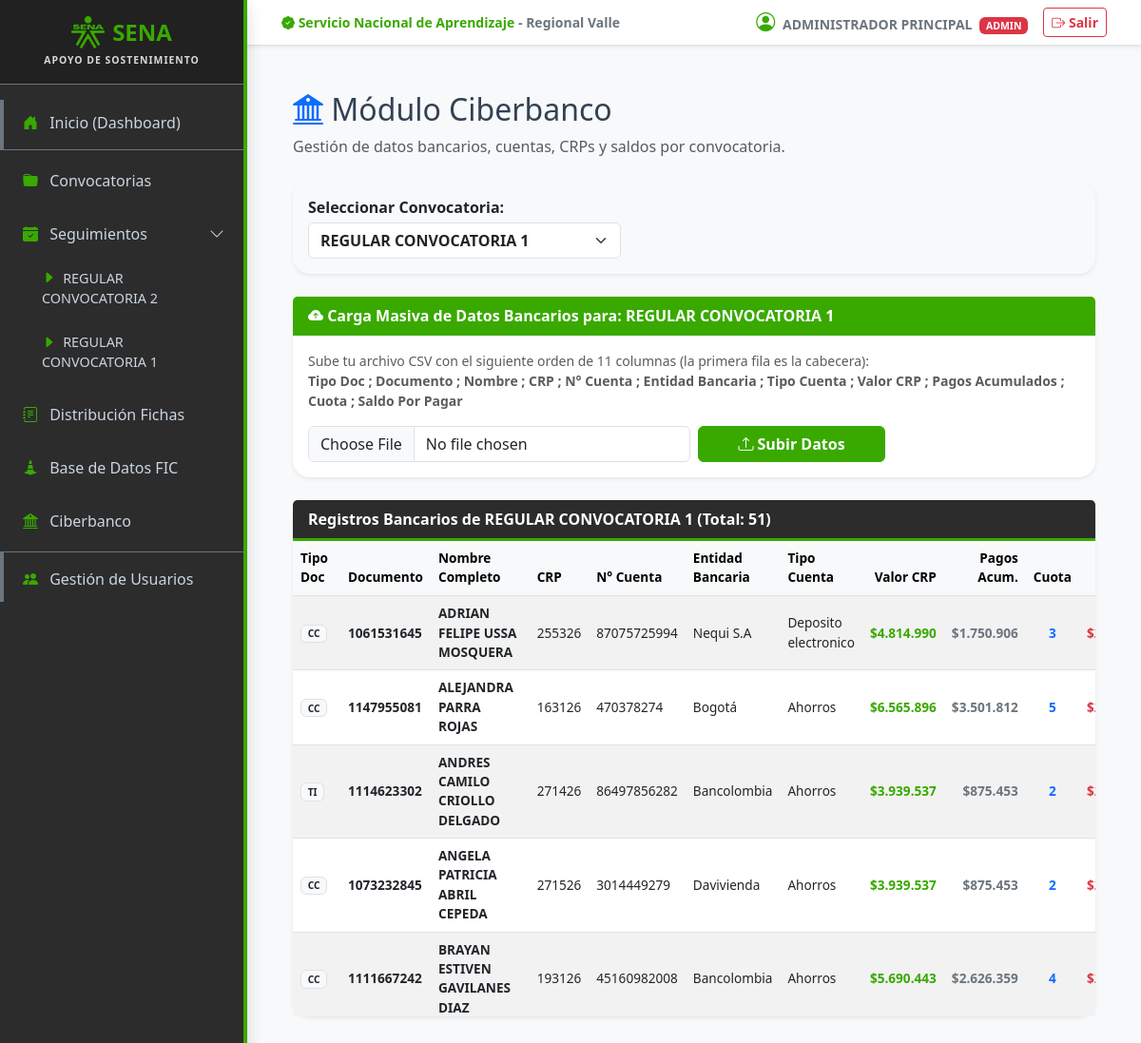
Screenshot of /modules/ciberbanco/index.php?convocatoria_id=1 (signed in) with the database file from the repository.
### tables this page shows
CREATE TABLE `convocatorias` (
  `id` int(10) UNSIGNED NOT NULL,
  `nombre` varchar(150) NOT NULL,
  `periodo` varchar(30) NOT NULL,
  `cupos` int(10) UNSIGNED NOT NULL DEFAULT 0,
  `presupuesto` decimal(15,2) NOT NULL DEFAULT 0.00,
  `created_at` timestamp NOT NULL DEFAULT current_timestamp()
);

CREATE TABLE `datos_bancarios_convocatoria` (
  `id` int(11) NOT NULL,
  `convocatoria_id` int(11) NOT NULL,
  `tipo_documento` varchar(10) DEFAULT NULL,
  `documento` varchar(20) NOT NULL,
  `nombre` varchar(150) DEFAULT NULL,
  `crp` varchar(50) DEFAULT NULL,
  `no_cuentas_bancarias` varchar(50) DEFAULT NULL,
  `entidad_bancaria` varchar(100) DEFAULT NULL,
  `tipo_cuenta_bancaria` varchar(50) DEFAULT NULL,
  `valor_crp` decimal(12,2) DEFAULT 0.00,
  `pagos_acumulados` decimal(12,2) DEFAULT 0.00,
  `cuota` varchar(20) DEFAULT NULL,
  `saldo_por_pagar` decimal(12,2) DEFAULT 0.00
);

### modules/ciberbanco/index.php (the view, shortened to what this page needs)
<?php
require_once '../../config/database.php';
require_once '../../includes/header.php';
try {
    $pdo->exec("
        CREATE TABLE IF NOT EXISTS datos_bancarios_convocatoria (
            id INT AUTO_INCREMENT PRIMARY KEY,
            convocatoria_id INT NOT NULL,
            tipo_documento VARCHAR(10) DEFAULT NULL,
            documento VARCHAR(20) NOT NULL,
            nombre VARCHAR(150) DEFAULT NULL,
            crp VARCHAR(50) DEFAULT NULL,
            no_cuentas_bancarias VARCHAR(50) DEFAULT NULL,
            entidad_bancaria VARCHAR(100) DEFAULT NULL,
            tipo_cuenta_bancaria VARCHAR(50) DEFAULT NULL,
            valor_crp DECIMAL(15, 2) DEFAULT 0,
            pagos_acumulados DECIMAL(15, 2) DEFAULT 0,
            cuota VARCHAR(20) DEFAULT NULL,
            saldo_por_pagar DECIMAL(15, 2) DEFAULT 0,
            UNIQUE KEY (convocatoria_id, documento)
        ) ENGINE=InnoDB DEFAULT CHARSET=utf8mb4;
    ");
} catch (PDOException $e) {
}
$stmtConvs = $pdo->query("SELECT id, nombre FROM convocatorias ORDER BY id DESC");
$convocatorias = $stmtConvs->fetchAll(PDO::FETCH_ASSOC);
$convocatoria_id = $_GET['convocatoria_id'] ?? ($_POST['convocatoria_id'] ?? ($convocatorias[0]['id'] ?? null));
$convocatoria_nombre = "";
if ($convocatoria_id) {
    $stmtC = $pdo->prepare("SELECT nombre FROM convocatorias WHERE id = ?");
    $stmtC->execute([$convocatoria_id]);
    $convocatoria_nombre = $stmtC->fetchColumn();
}
$registros = [];
if ($convocatoria_id) {
    $stmtList = $pdo->prepare("SELECT * FROM datos_bancarios_convocatoria WHERE convocatoria_id = ? ORDER BY nombre ASC");
    $stmtList->execute([$convocatoria_id]);
    $registros = $stmtList->fetchAll(PDO::FETCH_ASSOC);
}
?>
<div class="container-fluid px-4 py-3">
    <div class="d-flex justify-content-between align-items-center mb-4">
        <div>
            <h2><i class="bi bi-bank2 text-primary"></i> Módulo Ciberbanco</h2>
            <p class="text-muted mb-0">Gestión de datos bancarios, cuentas, CRPs y saldos por convocatoria.</p>
        </div>
    </div>
    <div class="card shadow-sm mb-4 border-0 bg-light">
        <div class="card-body">
            <form method="GET" class="row g-3 align-items-center">
                <div class="col-md-5">
                    <label class="fw-bold mb-1">Seleccionar Convocatoria:</label>
                    <select name="convocatoria_id" class="form-select fw-bold" onchange="this.form.submit()">
                        <?php foreach ($convocatorias as $conv): ?>
                            <option value="<?= $conv['id'] ?>" <?= $conv['id'] == $convocatoria_id ? 'selected' : '' ?>>
                                <?= htmlspecialchars($conv['nombre']) ?>
                            </option>
                        <?php endforeach; ?>
                    </select>
                </div>
            </form>
        </div>
    </div>
    <?php if ($convocatoria_id): ?>
        <div class="card shadow-sm border-success mb-4">
            <div class="card-header bg-success text-white fw-bold"><i class="bi bi-cloud-arrow-up-fill"></i> Carga Masiva de Datos Bancarios para: <?= htmlspecialchars($convocatoria_nombre) ?></div>
            <div class="card-body">
                <p class="text-muted small">
                    Sube tu archivo CSV con el siguiente orden de 11 columnas (la primera fila es la cabecera):<br>
                    <b>Tipo Doc ; Documento ; Nombre ; CRP ; N° Cuenta ; Entidad Bancaria ; Tipo Cuenta ; Valor CRP ; Pagos Acumulados ; Cuota ; Saldo Por Pagar</b>
                </p>
                <form method="POST" enctype="multipart/form-data" class="row g-2 align-items-center">
                    <div class="col-md-6">
                        <input type="file" name="archivo_csv" class="form-control" accept=".csv" required>
                    </div>
                    <div class="col-md-3">
                        <button type="submit" name="subir_banco_convocatoria" class="btn btn-success fw-bold w-100"><i class="bi bi-upload"></i> Subir Datos</button>
                    </div>
                </form>
            </div>
        </div>
        <div class="card shadow-sm border-0">
            <div class="card-header bg-dark text-white fw-bold">Registros Bancarios de <?= htmlspecialchars($convocatoria_nombre) ?> (Total: <?= count($registros) ?>)</div>
            <div class="card-body p-0">
                <div class="table-responsive" style="max-height: 500px; overflow-y: auto;">
                    <table class="table table-striped table-hover mb-0 align-middle" style="font-size: 0.85em;">
                        <thead class="table-light sticky-top">
                            <tr>
                                <th>Tipo Doc</th>
                                <th>Documento</th>
                                <th>Nombre Completo</th>
                                <th>CRP</th>
                                <th>N° Cuenta</th>
                                <th>Entidad Bancaria</th>
                                <th>Tipo Cuenta</th>
                                <th class="text-end">Valor CRP</th>
                                <th class="text-end">Pagos Acum.</th>
                                <th class="text-center">Cuota</th>
                                <th class="text-end">Saldo Pagar</th>
                            </tr>
                        </thead>
                        <tbody>
                            <?php foreach ($registros as $reg): ?>
                                <tr>
                                    <td><span class="badge bg-light text-dark border"><?= htmlspecialchars($reg['tipo_documento']) ?></span></td>
                                    <td class="fw-bold"><?= htmlspecialchars($reg['documento']) ?></td>
                                    <td class="fw-bold text-uppercase"><?= htmlspecialchars($reg['nombre']) ?></td>
                                    <td><?= htmlspecialchars($reg['crp'] ?? '-') ?></td>
                                    <td><?= htmlspecialchars($reg['no_cuentas_bancarias'] ?? '-') ?></td>
                                    <td><?= htmlspecialchars($reg['entidad_bancaria'] ?? '-') ?></td>
                                    <td><?= htmlspecialchars($reg['tipo_cuenta_bancaria'] ?? '-') ?></td>
                                    <td class="text-end fw-bold text-success"><?= !empty($reg['valor_crp']) ? '$'.number_format($reg['valor_crp'], 0, ',', '.') : '-' ?></td>
                                    <td class="text-end fw-bold text-secondary"><?= !empty($reg['pagos_acumulados']) ? '$'.number_format($reg['pagos_acumulados'], 0, ',', '.') : '$0' ?></td>
                                    <td class="text-center fw-bold text-primary"><?= ($reg['cuota'] !== null && $reg['cuota'] !== '') ? intval($reg['cuota']) : '-' ?></td>
                                    <td class="text-end fw-bold text-danger"><?= !empty($reg['saldo_por_pagar']) ? '$'.number_format($reg['saldo_por_pagar'], 0, ',', '.') : '$0' ?></td>
                                </tr>
                            <?php endforeach; ?>
                        </tbody>
                    </table>
                </div>
            </div>
        </div>
    <?php endif; ?>
</div>
<?php require_once '../../includes/footer.php'; ?>

### includes/header.php (shortened to what this page needs)
<?php
$rol_actual = $_SESSION['rol'] ?? 'visualizador';
$nombre_usuario = $_SESSION['nombre'] ?? 'Usuario';
if (isset($pdo)) {
    $stmtSidebar = $pdo->query("SELECT id, nombre FROM convocatorias ORDER BY id DESC");
    $lista_convocatorias = $stmtSidebar->fetchAll(PDO::FETCH_ASSOC);
} else {
    $lista_convocatorias = [];
}
?>
<!DOCTYPE html>
<html lang="es">
<head>
    <link href="https://cdn.jsdelivr.net/npm/bootstrap@5.3.0/dist/css/bootstrap.min.css" rel="stylesheet">
    <link rel="stylesheet" href="https://cdn.jsdelivr.net/npm/bootstrap-icons@1.10.5/font/bootstrap-icons.css">
    <link rel="stylesheet" href="/seguimiento-regular/assets/css/sena.css">
</head>
<body>
<div class="d-flex" id="wrapper">
    <div class="text-white shadow" id="sidebar-wrapper">
        <div class="py-3 text-center border-bottom border-secondary mb-3 bg-black bg-opacity-25 px-2">
            <div class="d-flex align-items-center justify-content-center gap-2 mb-1">
                <img src="/seguimiento-regular/assets/img/logo_sena.webp" alt="Logo SENA" style="width: 35px; height: auto;">
                <span class="fw-bold fs-4 text-success m-0">SENA</span>
            </div>
            <div class="text-uppercase text-light small fw-bold" style="font-size: 0.65em; letter-spacing: 1px; opacity: 0.85;">
                Apoyo de Sostenimiento
            </div>
        </div>
        <a href="/seguimiento-regular/index.php" class="sidebar-link border-bottom border-secondary pb-3">
            <i class="bi bi-house-door-fill me-2 text-success"></i> Inicio (Dashboard)
        </a>
        <a href="/seguimiento-regular/modules/convocatorias/index.php" class="sidebar-link mt-2">
            <i class="bi bi-folder-fill me-2 text-success"></i> Convocatorias
        </a>
        <div class="mt-2">
            <a href="#menuSeguimiento" data-bs-toggle="collapse" class="sidebar-link d-flex justify-content-between align-items-center">
                <span><i class="bi bi-calendar-check-fill me-2 text-success"></i> Seguimientos</span>
                <i class="bi bi-chevron-down"></i>
            </a>
            <div class="collapse show" id="menuSeguimiento">
                <?php foreach ($lista_convocatorias as $c): ?>
                    <a href="/seguimiento-regular/modules/seguimiento/index.php?convocatoria_id=<?= $c['id'] ?>" class="sidebar-link submenu-link">
                        <i class="bi bi-caret-right-fill me-1 text-success"></i> <?= htmlspecialchars($c['nombre']) ?>
                    </a>
                <?php endforeach; ?>
            </div>
        </div>
        <div class="mt-2">
            <a href="/seguimiento-regular/modules/fichas/index.php" class="sidebar-link">
                <i class="bi bi-journal-text me-2 text-success"></i> Distribución Fichas
            </a>
        </div>
        <div class="mt-2">
            <a href="/seguimiento-regular/modules/fic/index.php" class="sidebar-link">
                <i class="bi bi-cone-striped me-2 text-success"></i> Base de Datos FIC
            </a>
        </div>
        <div class="mt-2">
            <a href="/seguimiento-regular/modules/ciberbanco/index.php" class="sidebar-link">
                <i class="bi bi-bank2 me-2 text-success"></i> Ciberbanco
            </a>
        </div>
        <?php if ($rol_actual === 'admin'): ?>
        <div class="mt-2">
            <a href="/seguimiento-regular/modules/usuarios/index.php" class="sidebar-link border-top border-secondary pt-3">
                <i class="bi bi-people-fill me-2 text-success"></i> Gestión de Usuarios
            </a>
        </div>
        <?php endif; ?>
    </div>
    <div id="page-content-wrapper" class="w-100 bg-light">
        <nav class="navbar navbar-expand-lg navbar-light bg-white border-bottom px-4 py-2 shadow-sm mb-4">
            <div class="container-fluid d-flex justify-content-between align-items-center">
                <div class="text-secondary small fw-bold">
                    <span class="text-success"><i class="bi bi-patch-check-fill"></i> Servicio Nacional de Aprendizaje</span> - Regional Valle
                </div>
                <div class="d-flex align-items-center gap-3">
                    <span class="text-secondary small">
                        <i class="bi bi-person-circle fs-5 me-1 text-success"></i>
                        <b><?= htmlspecialchars($nombre_usuario) ?></b>
                        <span class="badge bg-<?= $rol_actual === 'admin' ? 'danger' : ($rol_actual === 'gestor' ? 'success' : 'warning text-dark') ?> text-uppercase ms-1">
                            <?= $rol_actual ?>
                        </span>
                    </span>
                    <a href="/seguimiento-regular/logout.php" class="btn btn-outline-danger btn-sm fw-bold">
                        <i class="bi bi-box-arrow-right"></i> Salir
                    </a>
                </div>
            </div>
        </nav>
        <div class="container-fluid px-4 py-2">

### includes/footer.php (shortened to what this page needs)
</div>
    </div>
</div>
</body>
</html>

### assets/css/sena.css (style rules this page uses)
:root { --sena-verde: #39A900; --sena-verde-dark: #2d8500; --sena-gris-oscuro: #2C2C2C; }
html, body { height: 100%; margin: 0; background-color: #f4f7fb !important; font-family: 'Segoe UI', Tahoma, Geneva, Verdana, sans-serif; color: #334155; }
#wrapper { display: flex; width: 100%; min-height: 100vh; align-items: stretch; }
#sidebar-wrapper { width: 260px; min-width: 260px; background-color: var(--sena-gris-oscuro) !important; border-right: 4px solid var(--sena-verde); position: sticky; top: 0; height: 100vh; overflow-y: auto; z-index: 1000; }
.sidebar-link { color: #cbd5e1; text-decoration: none; display: block; padding: 12px 20px; transition: 0.2s ease-in-out; border-left: 4px solid transparent; }
.submenu-link { padding-left: 40px; font-size: 0.9em; }
#page-content-wrapper { width: 100%; min-height: 100vh; overflow-x: hidden; display: flex; flex-direction: column; background-color: #f4f7fb; }
#page-content-wrapper > .container-fluid:last-child { flex: 1; }
.card { border: 0; border-radius: 18px; box-shadow: 0 8px 24px rgba(20,40,80,.08); height: auto !important; }
.card-header.bg-dark { background-color: var(--sena-gris-oscuro) !important; border-bottom: 3px solid var(--sena-verde); }
.btn-success, .bg-success { background-color: var(--sena-verde) !important; border-color: var(--sena-verde) !important; }
.text-success { color: var(--sena-verde) !important; }
.border-success { border-color: var(--sena-verde) !important; }

### rows the page displays
convocatorias: nombre "REGULAR CONVOCATORIA 2"
convocatorias: nombre "REGULAR CONVOCATORIA 1"
datos_bancarios_convocatoria: tipo_documento "CC", documento "1061531645", nombre "ADRIAN FELIPE USSA MOSQUERA", crp "255326", no_cuentas_bancarias "87075725994", entidad_bancaria "Nequi S.A", tipo_cuenta_bancaria "Deposito electronico", valor_crp "4.814.990", pagos_acumulados "1.750.906", cuota "3"
datos_bancarios_convocatoria: tipo_documento "CC", documento "1147955081", nombre "ALEJANDRA PARRA ROJAS", crp "163126", no_cuentas_bancarias "470378274", entidad_bancaria "Bogotá", tipo_cuenta_bancaria "Ahorros", valor_crp "6.565.896", pagos_acumulados "3.501.812", cuota "5"
datos_bancarios_convocatoria: tipo_documento "TI", documento "1114623302", nombre "ANDRES CAMILO CRIOLLO DELGADO", crp "271426", no_cuentas_bancarias "86497856282", entidad_bancaria "Bancolombia", tipo_cuenta_bancaria "Ahorros", valor_crp "3.939.537", pagos_acumulados "875.453", cuota "2"
datos_bancarios_convocatoria: tipo_documento "CC", documento "1073232845", nombre "ANGELA PATRICIA ABRIL CEPEDA", crp "271526", no_cuentas_bancarias "3014449279", entidad_bancaria "Davivienda", tipo_cuenta_bancaria "Ahorros", valor_crp "3.939.537", pagos_acumulados "875.453", cuota "2"
datos_bancarios_convocatoria: tipo_documento "CC", documento "1111667242", nombre "BRAYAN ESTIVEN GAVILANES DIAZ", crp "193126", no_cuentas_bancarias "45160982008", entidad_bancaria "Bancolombia", tipo_cuenta_bancaria "Ahorros", valor_crp "5.690.443", pagos_acumulados "2.626.359", cuota "4"

### other values shown
$nombre_usuario "ADMINISTRADOR PRINCIPAL"
$rol_actual "ADMIN"
count($registros) "51"
form field convocatoria_id "REGULAR CONVOCATORIA 1"
